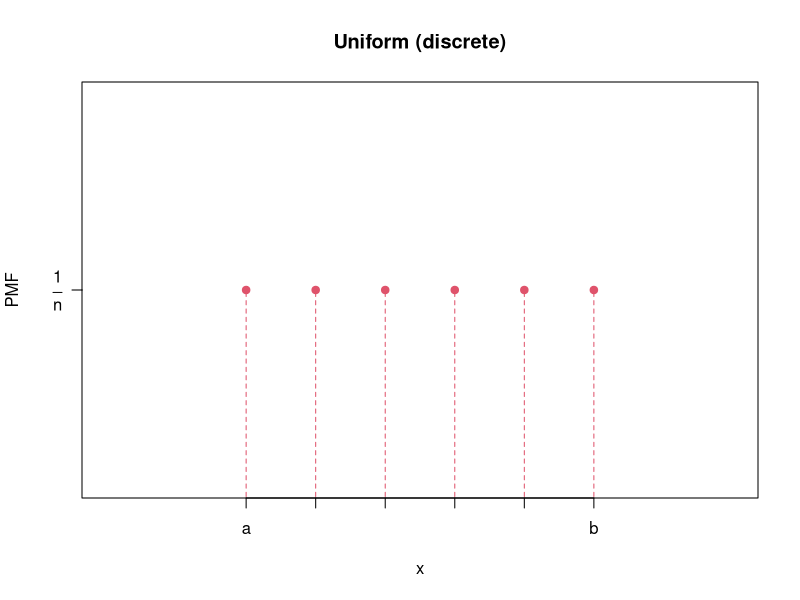
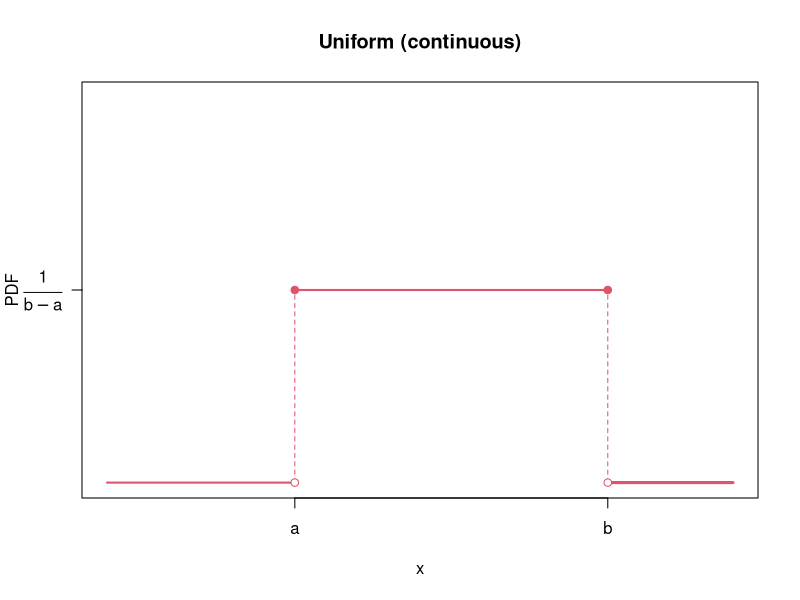
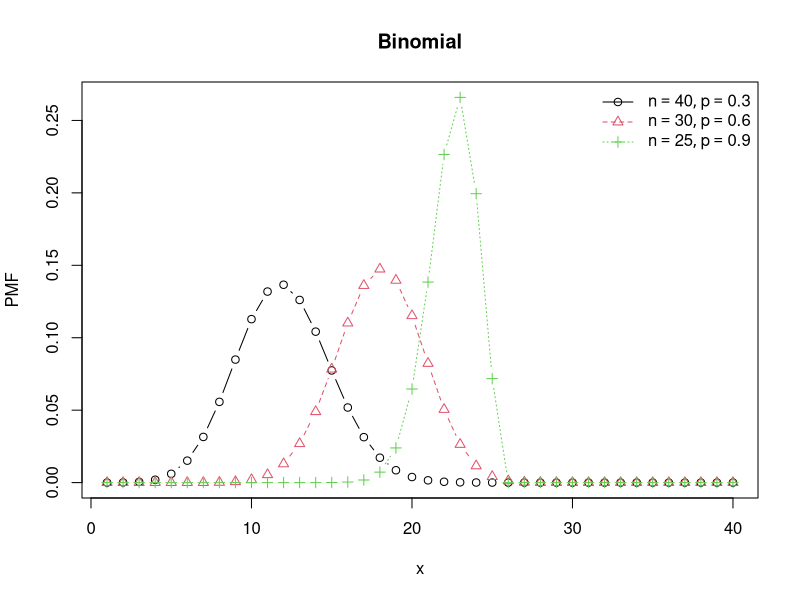
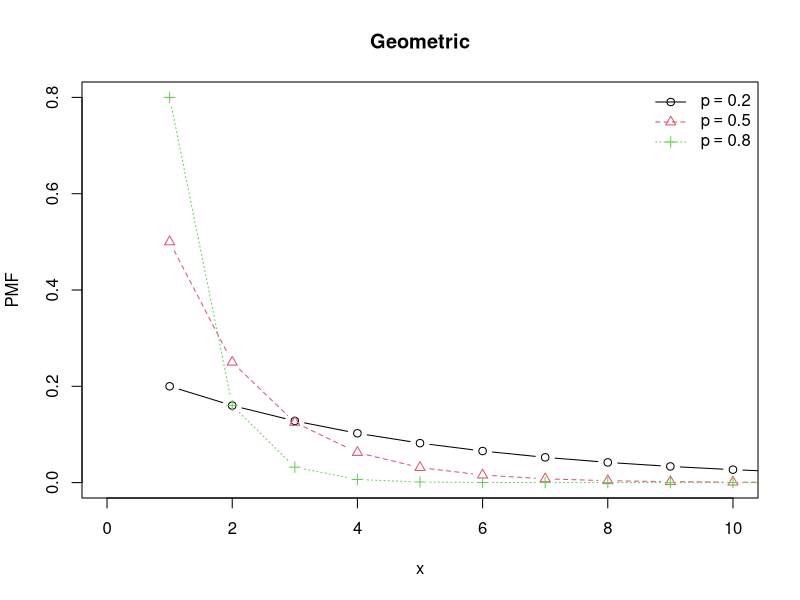

These charts were generated, in order, by the following R code: (Note: this script raises an error after producing the figures.)
plot.uniform.discrete = function()
{
  xseq = 3:8
  plot(xseq, rep(0.5,length(xseq)), xlim=c(1,10), pch=19, col=2,
      xaxt="n", yaxt="n", xlab="x", ylab="PMF", main="Uniform (discrete)")
  axis(1, at=xseq, labels=c("a", rep("", length(xseq)-2), "b"))
  axis(2, at=0.5, labels=expression(frac(1, n)), las=1)

  for (x in xseq)
    segments(x, 0, x, 0.5, lty=2, col=2)

  dev.print(pdf, "figs/uniform-discrete.pdf")
}

plot.binomial = function()
{
  n = c(40,30,25)
  p = c(0.3, 0.6, 0.9)
  xseq = 1:40
  N = length(n)
  f = function(x,y) dbinom(xseq, x, y)
  matplot(xseq, mapply(f, n, p), type="b", 
      main="Binomial", xlab="x", ylab="PMF", pch=1:N)

  s = function(k) substitute(list(n==i, p==j), list(i=n[k], j=p[k]))
  legend.labels = do.call("expression", lapply(1:N, s))
  legend("topright", legend.labels, bty="n", col=1:N, pch=1:N, lty=1:N)
  dev.print(pdf, "figs/binomial.pdf")
}

plot.geometric = function()
{
  p = c(0.2, 0.5, 0.8)
  xseq = 0:10
  N = length(p)
  f = function(x) dgeom(xseq, x)
  matplot(xseq+1, sapply(p, f), type="b", xlim=range(xseq),
      main="Geometric", xlab="x", ylab="PMF", pch=1:N)

  s = function(k) substitute(p==j, list(j=p[k]))
  legend.labels = do.call("expression", lapply(1:N, s))
  legend("topright", legend.labels, bty="n", col=1:N, pch=1:N, lty=1:N)
  dev.print(pdf, "figs/geometric.pdf")
}

plot.poisson = function()
{
  lambda = c(1,4,10)
  xseq = 0:20
  N = length(p)
  f = function(x) dpois(xseq, x)
  matplot(xseq, sapply(lambda, f), type="b",
      main="Poisson", xlab="x", ylab="PMF", pch=1:N)

  s = function(k) substitute(lambda==j, list(j=lambda[k]))
  legend.labels = do.call("expression", lapply(1:N, s))
  legend("topright", legend.labels, bty="n", col=1:N, pch=1:N, lty=1:N)
  dev.print(pdf, "figs/poisson.pdf")
}

# ----------------------------------------------------------------------------#

plot.uniform.continuous = function()
{
  xseq = 3:8
  plot(range(xseq), rep(0.5,2), xlim=c(0,10), ylim=c(0,1), pch=19, col=2,
      xaxt="n", yaxt="n", xlab="x", ylab="PDF", main="Uniform (continuous)")
  axis(1, at=range(xseq), labels=c("a", "b"))
  axis(2, at=0.5, labels=expression(frac(1, b-a)), las=1)

  segments(0, 0, min(xseq), 0, col=2, lwd=2)
  for (x in range(xseq))
    segments(x, 0, x, 0.5, lty=2, col=2)
  segments(max(xseq), 0, 10, 0, col=2, lwd=3)
  segments(min(xseq), 0.5, max(xseq), 0.5, col=2, lwd=2)

  points(range(xseq), rep(0,2), col=2, pch=21, bg="white")

  dev.print(pdf, "figs/uniform-continuous.pdf")
}

plot.normal = function()
{
  mu = c(0,0,0,-2)
  s2 = c(0.2,1,5,0.5)
  xseq = seq(-5,5, by=0.01)
  f = function(x,y) dnorm(xseq, x, y)
  matplot(xseq, mapply(f, mu, sqrt(s2)), type="l", 
      main="Normal", xlab="x", ylab=expression(phi(x)))

  n = length(mu)
  s = function(k) substitute(list(mu==i, sigma^2==j), list(i=mu[k], j=s2[k]))
  legend.labels = do.call("expression", lapply(1:n, s))
  legend("topright", legend.labels, bty="n", col=1:n, lty=1:n)
  dev.print(pdf, "figs/normal.pdf")
}

plot.lognormal = function()
{
  mu = c(0,2,0,1/2,1/4,1/8)
  s2 = c(3,2,1,1,1,1)
  xseq = seq(0,3, by=0.01)
  f = function(x,y) dlnorm(xseq, x, y)
  matplot(xseq, mapply(f, mu, sqrt(s2)), type="l", 
      main="Log-normal", xlab="x", ylab="PDF")

  n = length(mu)
  s = function(k) substitute(list(mu==i, sigma^2==j), list(i=mu[k], j=s2[k]))
  legend.labels = do.call("expression", lapply(1:n, s))
  legend("topright", legend.labels, bty="n", col=1:n, lty=1:n)
  dev.print(pdf, "figs/lognormal.pdf")
}

plot.chisquare = function()
{
  k = 1:5
  xseq = seq(0,8, by=0.01)
  f = function(x) dchisq(xseq, x)
  matplot(xseq, sapply(k, f), type="l", ylim=c(0,0.5),
      main=expression(chi^2), xlab="x", ylab="PDF")

  n = length(k)
  s = function(l) substitute(k == i, list(i=k[l]))
  legend.labels = do.call("expression", lapply(1:n, s))
  legend("topright", legend.labels, bty="n", col=1:n, lty=1:n)
  dev.print(pdf, "figs/chisquare.pdf")
}

plot.exp = function()
{
  b = c(2, 1, 0.4)
  xseq = seq(0, 5, by=0.01)
  f = function(x) dexp(xseq, x)
  matplot(xseq, sapply(b, f), type="l", 
      main="Exponential", xlab="x", ylab="PDF")

  n = length(b)
  s = function(k) substitute(beta == i, list(i=b[k]))
  legend.labels = do.call("expression", lapply(1:n, s))
  legend("topright", legend.labels, bty="n", col=1:n, lty=1:n)
  dev.print(pdf, "figs/exponential.pdf")
}

plot.gamma = function()
{
  a = c(1,2,3,5,9)
  b = c(2,2,2,1,0.5)
  xseq = seq(0,20, by=0.1)
  f = function(x,y) dgamma(xseq, x, 1/y)
  matplot(xseq, mapply(f, a, b), type="l", 
      main="Gamma", xlab="x", ylab="PDF")

  n = length(a)
  s = function(k) substitute(list(alpha == i, beta == j), list(i=a[k], j=b[k]))
  legend.labels = do.call("expression", lapply(1:n, s))
  legend("topright", legend.labels, bty="n", col=1:n, lty=1:n)
  dev.print(pdf, "figs/gamma.pdf")
}

plot.invgamma = function()
{
  require(MCMCpack)

  a = c(1,2,3,3)
  b = c(1,1,1,0.5)
  xseq = seq(0,5, by=0.01)
  f = function(x,y) dinvgamma(xseq, x, y)
  matplot(xseq, mapply(f, a, b), type="l", 
      main="InverseGamma", xlab="x", ylab="PDF")

  n = length(a)
  s = function(k) substitute(list(alpha == i, beta == j), list(i=a[k], j=b[k]))
  legend.labels = do.call("expression", lapply(1:n, s))
  legend("topright", legend.labels, bty="n", col=1:n, lty=1:n)
  dev.print(pdf, "figs/invgamma.pdf")
}

plot.dirichlet = function()
{
  require(MCMCpack)

  #  a = c(1,2,3)
  #  xseq = seq(0, 5, by=0.01)
  #  matplot(xseq, ddirichlet(, type="l", 
  #      main="Dirichlet", xlab="x", ylab="PDF")
  #
  #  n = length(a)
  #  s = function(k) substitute(list(alpha == i, beta == j), list(i=a[k], j=b[k]))
  #  legend.labels = do.call("expression", lapply(1:n, s))
  #  legend("topright", legend.labels, bty="n", col=1:n, lty=1:n)
  #  dev.print(pdf, "figs/dirichlet.pdf")
}

plot.beta = function()
{
  a = c(0.5,5,1,2,2)
  b = c(0.5,1,3,2,5)
  xseq = seq(0,1, by=0.01)
  f = function(x,y) dbeta(xseq, x, y)
  matplot(xseq, mapply(f, a, b), type="l", ylim=c(0,3),
      main="Beta", xlab="x", ylab="PDF")

  n = length(a)
  s = function(k) substitute(list(alpha == i, beta == j), list(i=a[k], j=b[k]))
  legend.labels = do.call("expression", lapply(1:n, s))
  legend("top", legend.labels, bty="n", col=1:n, lty=1:n)
  dev.print(pdf, "figs/beta.pdf")
}

plot.weibull = function()
{
  lambda = c(1,1,1,1)
  k = c(0.5,1,1.5,5)
  xseq = seq(0, 2.5, by=0.01)
  f = function(x,y) dweibull(xseq, x, y)
  matplot(xseq, mapply(f, k, lambda), type="l", ylim=c(0,2.5),
      main="Weibull", xlab="x", ylab="PDF")

  n = length(k)
  s = function(l) substitute(list(lambda == i, k == j), 
      list(i=lambda[l], j=k[l]))
  legend.labels = do.call("expression", lapply(1:n, s))
  legend("topright", legend.labels, bty="n", col=1:n, lty=1:n)
  dev.print(pdf, "figs/weibull.pdf")
}

plot.pareto = function()
{
  require(VGAM)

  xm = rep(1,3)
  a = c(1,2,4)
  xseq = seq(0,5, by=0.01)
  f = function(x,y) dpareto(xseq, x, y)
  matplot(xseq, mapply(f, xm, a), type="l", col=2:5,
      main="Pareto", xlab="x", ylab="PDF")

  n = length(a)
  s = function(k) substitute(list(x[m] == i, alpha == j), list(i=xm[k], j=a[k]))
  legend.labels = do.call("expression", lapply(1:n, s))
  legend("topright", legend.labels, bty="n", col=1:n+1, lty=1:n)
  dev.print(pdf, "figs/pareto.pdf")
}

plot.uniform.discrete()
plot.uniform.continuous()
plot.binomial()
plot.geometric()
plot.poisson()
plot.normal()
plot.lognormal()
plot.chisquare()
plot.exp()
plot.gamma()
plot.invgamma()
plot.beta()
plot.weibull()
plot.pareto()
